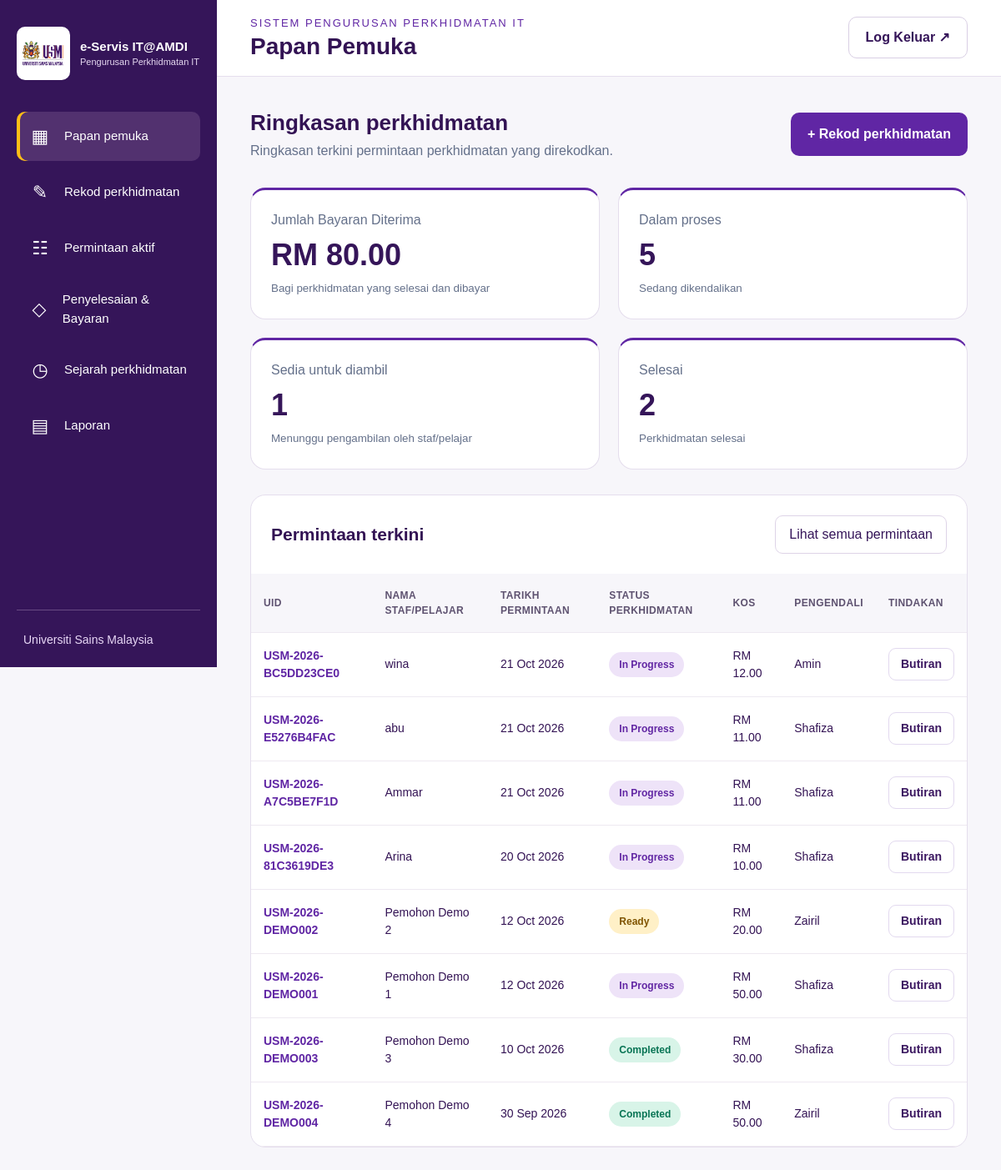
The page /home.php (signed in) on the database as committed earlier.
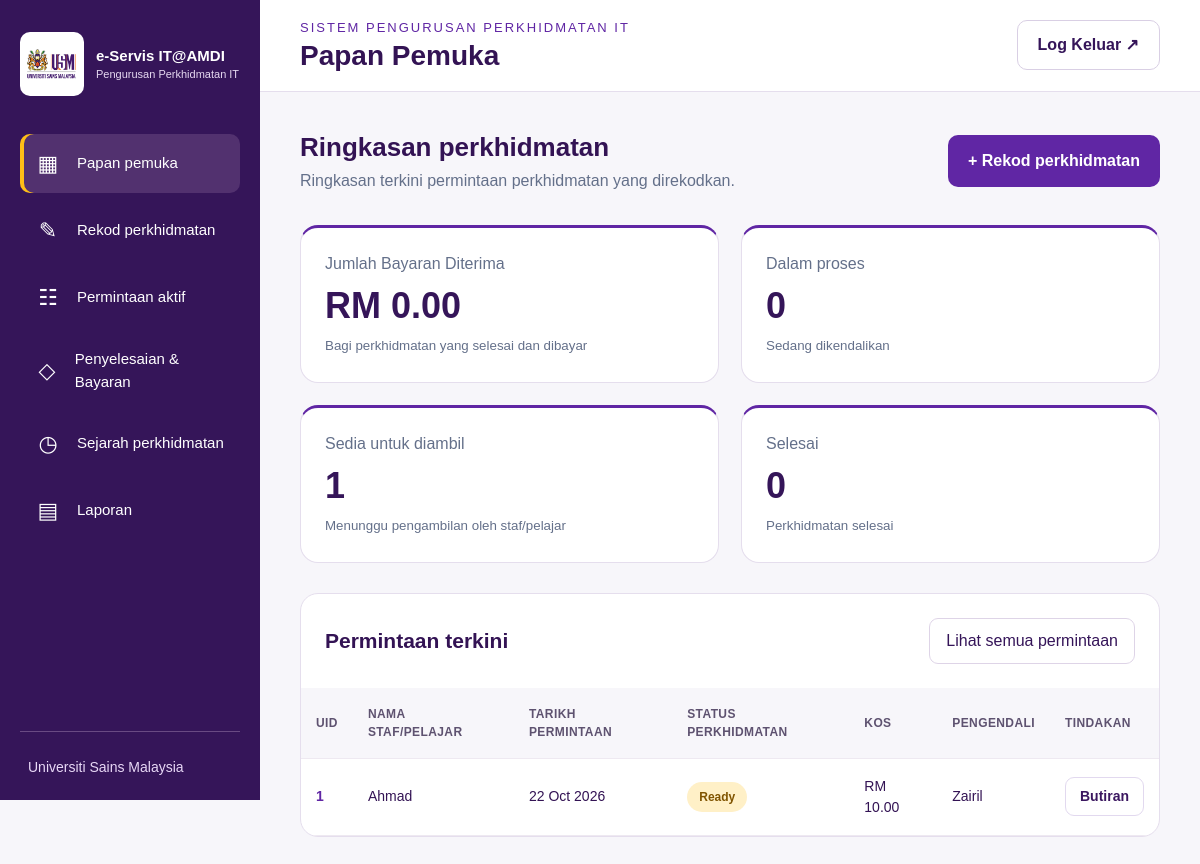
The same page on the database as committed later.
### tables this page shows
CREATE TABLE `service_requests` (
  `id` int(10) UNSIGNED NOT NULL,
  `uid` varchar(40) NOT NULL,
  `requester_name` varchar(150) NOT NULL,
  `department_id` int(10) UNSIGNED NOT NULL,
  `service_type_id` int(10) UNSIGNED NOT NULL,
  `service_details` text NOT NULL,
  `estimated_cost` decimal(10,2) NOT NULL,
  `requested_at` datetime NOT NULL,
  `handler_id` int(10) UNSIGNED NOT NULL,
  `status` enum('in_progress','ready','completed') NOT NULL DEFAULT 'in_progress',
  `ready_at` datetime DEFAULT NULL,
  `picked_up_at` datetime DEFAULT NULL,
  `payment_date` date DEFAULT NULL,
  `reference_no` varchar(100) DEFAULT NULL,
  `completed_at` datetime DEFAULT NULL,
  `created_by` int(10) UNSIGNED NOT NULL,
  `completed_by` int(10) UNSIGNED DEFAULT NULL,
  `created_at` datetime NOT NULL DEFAULT current_timestamp(),
  `updated_at` datetime NOT NULL DEFAULT current_timestamp() ON UPDATE current_timestamp(),
  `requester_phone` varchar(30) DEFAULT NULL,
  `requester_email` varchar(190) DEFAULT NULL,
  `device_ownership` enum('usm','personal') DEFAULT NULL,
  `device_type` varchar(30) DEFAULT NULL,
  `device_type_other` varchar(100) DEFAULT NULL,
  `device_brand` varchar(120) DEFAULT NULL,
  `device_model` varchar(150) DEFAULT NULL,
  `device_serial` varchar(150) DEFAULT NULL,
  `asset_number` varchar(150) DEFAULT NULL,
  `device_condition` enum('unchecked','good','damaged','off') DEFAULT NULL,
  `condition_notes` varchar(1000) DEFAULT NULL
);

CREATE TABLE `handlers` (
  `id` int(10) UNSIGNED NOT NULL,
  `name` varchar(150) NOT NULL,
  `is_active` tinyint(1) NOT NULL DEFAULT 1
);

### includes/auth.php (called while the page is built, shortened)
<?php
function e(string $value): string {
    return htmlspecialchars($value, ENT_QUOTES, 'UTF-8');
}

### home.php (the view, shortened to what this page needs)
<?php
require __DIR__ . '/includes/auth.php';
require __DIR__ . '/config/database.php';
$summary = $pdo->query("SELECT COALESCE(
    SUM(CASE WHEN status = 'completed' THEN estimated_cost ELSE 0 END),
    0
) AS total_cost, SUM(status='in_progress') AS in_progress, SUM(status='ready') AS ready, SUM(status='completed') AS completed FROM service_requests")->fetch();
$recent = $pdo->query("SELECT r.uid,r.requester_name,r.requested_at,r.status,r.estimated_cost,r.service_details,h.name AS handler_name,d.name AS department_name,t.name AS service_type_name FROM service_requests r JOIN handlers h ON h.id=r.handler_id JOIN departments d ON d.id=r.department_id JOIN service_types t ON t.id=r.service_type_id ORDER BY r.requested_at DESC,r.id DESC LIMIT 8")->fetchAll();
$labels = ['in_progress' => 'In Progress', 'ready' => 'Ready', 'completed' => 'Completed'];
?>
<!DOCTYPE html>
<html lang="ms">
<head>
    <link rel="stylesheet" href="<?= APP_BASE ?>/assets/css/style.css">
    <link rel="stylesheet" href="<?= APP_BASE ?>/assets/css/sidebar.css">
    <link rel="stylesheet" href="<?= APP_BASE ?>/assets/css/dashboard.css">
</head>
<body class="workspace"><?php $activePage = 'home';
                        require __DIR__ . '/includes/sidebar.php'; ?>
    <div class="dashboard-area">
        <header class="dashboard-header">
            <div>
                <p class="eyebrow">SISTEM PENGURUSAN PERKHIDMATAN IT</p>
                <h1>Papan Pemuka</h1>
            </div>
            <form method="post" action="<?= APP_BASE ?>/logout.php"><input type="hidden" name="csrf_token" value="<?= e(csrf_token()) ?>"><button class="logout-button" type="submit">Log Keluar ↗</button></form>
        </header>
        <main class="dashboard-main" id="main-content" tabindex="-1">
            <div class="dashboard-intro">
                <div>
                    <h2>Ringkasan perkhidmatan</h2>
                    <p>Ringkasan terkini permintaan perkhidmatan yang direkodkan.</p>
                </div><a class="dashboard-primary" href="<?= APP_BASE ?>/rekod.php">+ Rekod perkhidmatan</a>
            </div>
            <section class="stats-grid" aria-label="Statistik perkhidmatan">
                <div class="stat-card"><span>Jumlah Bayaran Diterima</span><strong>RM <?= number_format((float)$summary['total_cost'], 2) ?></strong><small>Bagi perkhidmatan yang selesai dan dibayar</small></div>
                <div class="stat-card"><span>Dalam proses</span><strong><?= (int)$summary['in_progress'] ?></strong><small>Sedang dikendalikan</small></div>
                <div class="stat-card"><span>Sedia untuk diambil</span><strong><?= (int)$summary['ready'] ?></strong><small>Menunggu pengambilan oleh staf/pelajar</small></div>
                <div class="stat-card"><span>Selesai</span><strong><?= (int)$summary['completed'] ?></strong><small>Perkhidmatan selesai</small></div>
            </section>
            <section class="recent-panel">
                <div class="recent-heading">
                    <h2>Permintaan terkini</h2><a href="<?= APP_BASE ?>/aktif.php">Lihat semua permintaan</a>
                </div>
                <div class="table-scroll">
                    <table>
                        <thead>
                            <tr>
                                <th>UID</th>
                                <th>NAMA STAF/PELAJAR</th>
                                <th>TARIKH PERMINTAAN</th>
                                <th>STATUS PERKHIDMATAN</th>
                                <th>KOS</th>
                                <th>PENGENDALI</th>
                                <th>TINDAKAN</th>
                            </tr>
                        </thead>
                        <tbody><?php foreach ($recent as $r): ?><tr>
                                    <td class="uid"><?= e($r['uid']) ?></td>
                                    <td><?= e($r['requester_name']) ?></td>
                                    <td><?= e(date('d M Y', strtotime($r['requested_at']))) ?></td>
                                    <td><span class="status status-<?= e($r['status']) ?>"><?= e($labels[$r['status']] ?? $r['status']) ?></span></td>
                                    <td>RM <?= number_format((float)$r['estimated_cost'], 2) ?></td>
                                    <td><?= e($r['handler_name']) ?></td>
                                    <td>
                                        <button type="button" class="details-button" data-details
                                            aria-haspopup="dialog" aria-controls="request-details"
                                            aria-label="Lihat butiran <?= e($r['uid']) ?>"
                                            data-record="<?= e(json_encode($r, JSON_THROW_ON_ERROR)) ?>">Butiran</button>
                                    </td>
                                </tr><?php endforeach; ?><?php if (!$recent): ?><tr>
                                </tr><?php endif; ?></tbody>
                    </table>
                </div>
            </section>
        </main>
    </div>
</body>
</html>

### includes/sidebar.php (shortened to what this page needs)
<?php
$navigation = [
'home'=>['Papan pemuka','/home.php','▦'],
'create'=>['Rekod perkhidmatan','/rekod.php','✎'],
'active'=>['Permintaan aktif','/aktif.php','☷'],
'payment'=>['Penyelesaian & Bayaran','/payments/index.php','◇'],
'history'=>['Sejarah perkhidmatan','/history.php','◷'],
'reports'=>['Laporan','/reports.php','▤'],
];
?>
<aside class="sidebar"><a class="brand sidebar-brand" href="<?= APP_BASE ?>/home.php"><span class="brand-mark amdi-sidebar-logo"><img src="<?= APP_BASE ?>/usm-logo.png" alt="Logo Universiti Sains Malaysia"></span><div><strong>e-Servis IT@AMDI</strong><span>Pengurusan Perkhidmatan IT</span></div></a><button class="menu-toggle outline" type="button" aria-expanded="true" aria-controls="sidebar-menu" hidden>Menu utama</button><div id="sidebar-menu" class="sidebar-menu"><nav class="sidebar-nav" aria-label="Menu utama"><?php foreach($navigation as $key=>[$label,$path,$icon]): ?><a href="<?= APP_BASE . $path ?>"<?= ($activePage ?? '') === $key ? ' aria-current="page"' : '' ?>><span class="nav-icon" aria-hidden="true"><?= $icon ?></span><?= e($label) ?></a><?php endforeach; ?></nav><div class="sidebar-footer">Universiti Sains Malaysia</div></div></aside>

### assets/css/style.css (style rules this page uses)
:root { --purple: #6026a4; --ink: #331354; --muted: #64708a; --gold: #ffbe16; --line: #e5deed; }
* { box-sizing: border-box; }
body { margin: 0; color: var(--ink); font: 16px/1.5 Arial, sans-serif; background: #f7f6fa; }
button, input { font: inherit; }
button { cursor: pointer; }
.brand { display: flex; align-items: center; gap: 20px; }
.brand-mark { display: grid; place-items: center; flex: 0 0 70px; height: 70px; border-radius: 16px; border-bottom: 5px solid var(--gold); background: var(--purple); color: white; font-size: 25px; font-weight: 800; }
.brand strong, .brand span:not(.brand-mark) { display: block; }
.brand strong { font-size: 18px; }
.brand div > span { color: var(--muted); }
.eyebrow { letter-spacing: 2px; font-size: 13px; color: var(--purple); }
h1 { margin: 12px 0 16px; font-size: 32px; line-height: 1.25; }

### assets/css/sidebar.css (style rules this page uses)
.workspace { display: grid; grid-template-columns: 260px minmax(0, 1fr); min-height: 100vh; }
.sidebar { position: sticky; top: 0; height: 100vh; display: flex; flex-direction: column; background: #351559; color: #fff; padding: 32px 20px 22px; }
.sidebar-brand { gap: 12px; color: #fff; text-decoration: none; }
.sidebar-brand .brand-mark { flex-basis: 54px; height: 54px; border-radius: 9px; background: #fff; color: #6026a4; font-size: 19px; }
.sidebar-brand strong { font-size: 16px; }
.sidebar-brand div > span { font-size: 14px; color: #e6d9f1; }
.sidebar-menu { display: flex; flex: 1; flex-direction: column; padding-top: 38px; }
.sidebar-nav { display: grid; gap: 8px; }
.sidebar-nav a { display: flex; align-items: center; gap: 15px; padding: 13px 14px; border-radius: 10px; color: white; text-decoration: none; font-size: 15px; }
.sidebar-nav a:hover, .sidebar-nav a[aria-current="page"] { background: #52316f; }
.sidebar-nav a[aria-current="page"] { box-shadow: inset 4px 0 #ffbe16; }
.nav-icon { font-size: 22px; width: 28px; text-align: center; }
.sidebar-footer { margin-top: auto; border-top: 1px solid #694a83; padding: 25px 8px 0; color: #e8d8f6; font-size: 14px; }

### includes/sidebar.php (style rules this page uses)
.sidebar-brand .amdi-sidebar-logo { display:flex; align-items:center; justify-content:center; flex:0 0 64px; width:64px; height:64px; padding:6px; overflow:hidden; border:0; border-radius:10px; background:#fff; box-sizing:border-box; }
.sidebar-brand .amdi-sidebar-logo img { display:block; width:100%; height:100%; object-fit:contain; }
.sidebar-brand div { min-width:0; }
.sidebar-brand strong { font-size:15px; line-height:1.35; }
.sidebar-brand div > span { font-size:11px; line-height:1.5; }

Rows that differ between the two databases and show on the page:
removed service_requests: uid "USM-2026-BC5DD23CE0", requester_name "wina", requested_at "21 Oct 2026", status "In Progress", estimated_cost "12.00", handler.name "Amin"
removed service_requests: uid "USM-2026-E5276B4FAC", requester_name "abu", requested_at "21 Oct 2026", status "In Progress", estimated_cost "11.00", handler.name "Shafiza"
removed service_requests: uid "USM-2026-A7C5BE7F1D", requester_name "Ammar", requested_at "21 Oct 2026", status "In Progress", estimated_cost "11.00", handler.name "Shafiza"
removed service_requests: uid "USM-2026-81C3619DE3", requester_name "Arina", requested_at "20 Oct 2026", status "In Progress", estimated_cost "10.00", handler.name "Shafiza"
removed service_requests: uid "USM-2026-DEMO002", requester_name "Pemohon Demo 2", requested_at "12 Oct 2026", status "Ready", estimated_cost "20.00", handler.name "Zairil"
removed service_requests: uid "USM-2026-DEMO001", requester_name "Pemohon Demo 1", requested_at "12 Oct 2026", status "In Progress", estimated_cost "50.00", handler.name "Shafiza"
removed service_requests: uid "USM-2026-DEMO003", requester_name "Pemohon Demo 3", requested_at "10 Oct 2026", status "Completed", estimated_cost "30.00", handler.name "Shafiza"
removed service_requests: uid "USM-2026-DEMO004", requester_name "Pemohon Demo 4", requested_at "30 Sep 2026", status "Completed", estimated_cost "50.00", handler.name "Zairil"
added service_requests: uid "1", requester_name "Ahmad", requested_at "22 Oct 2026", status "Ready", estimated_cost "10.00", handler.name "Zairil"
Other text that changed with them:
$summary['total_cost']: "80.00" → "0.00"
$summary['in_progress']: "5" → "0"
$summary['completed']: "2" → "0"
